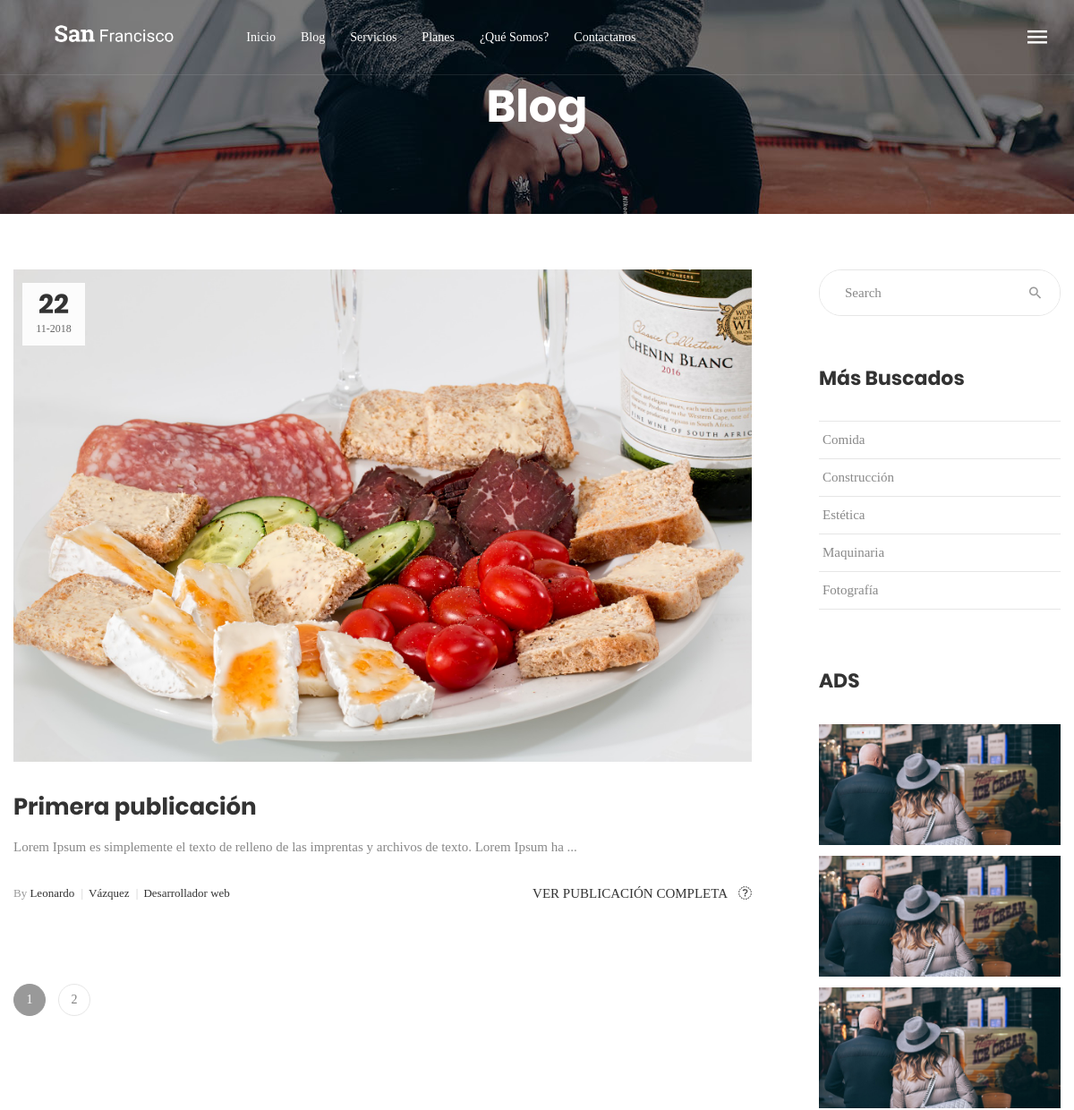
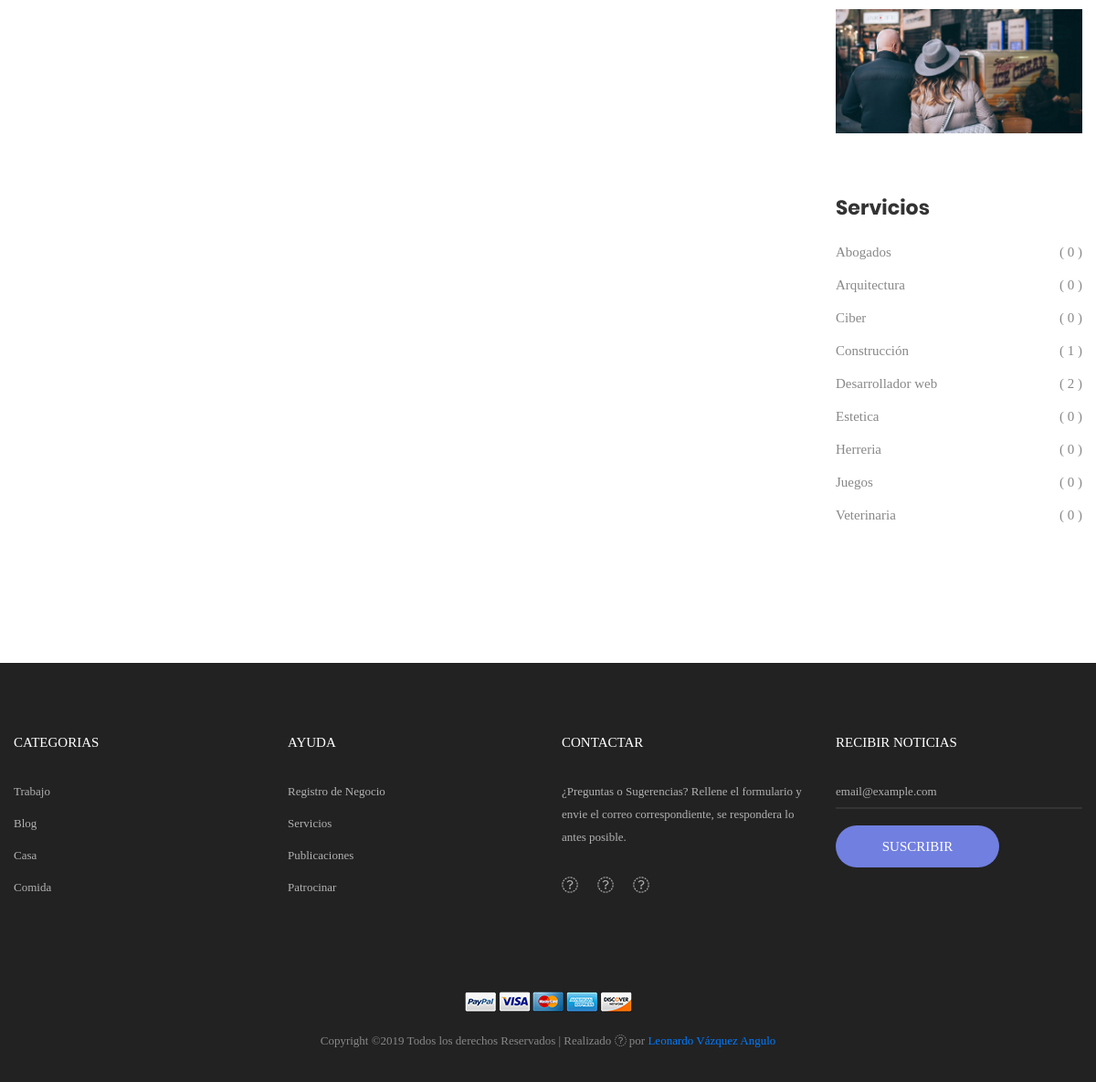
Screenshot of /Blog.php with the database file from the repository (2 pictures, top to bottom).
### tables this page shows
CREATE TABLE `servicios` (
  `id` int(11) NOT NULL,
  `nombre` varchar(20) NOT NULL,
  `imagen` varchar(20) NOT NULL
);

CREATE TABLE `publicacion` (
  `id` int(11) NOT NULL,
  `iduser` int(11) NOT NULL,
  `fecha` date NOT NULL,
  `titulo` varchar(45) NOT NULL,
  `imagen` varchar(60) NOT NULL,
  `descripcion` text NOT NULL,
  `estado` enum('AC','IN','BAN') NOT NULL
);

CREATE TABLE `usuarios` (
  `idUsuario` int(11) NOT NULL,
  `nombre` varchar(45) NOT NULL,
  `apellidos` varchar(45) NOT NULL,
  `correo` varchar(45) NOT NULL,
  `contraseña` varchar(45) NOT NULL,
  `tipoUser` int(11) NOT NULL,
  `validar` int(11) NOT NULL
);

### Blog.php (called while the page is built)
<?php
require_once 'config/config.php';
require_once 'Admin/functions.php';
$conexion = conexion($bd_config);
require 'views/blog.view.php';
?>

### Admin/functions.php (called while the page is built, shortened)
<?php
function searchService($conexion){
    $sentencia = $conexion->prepare("SELECT * FROM servicios ORDER BY nombre ASC");
	$sentencia->execute();
	return $sentencia->fetchAll();
}
function mostrarPost($conexion){
	$sql	= "SELECT
	serv.id,
	serv.nombre AS servicio ,
	user.idUsuario,
	user.nombre AS nameU,
	user.apellidos,
	Uinf.imagenServicio,
	pub.id AS idPub,
	pub.fecha,
	pub.titulo,
	pub.imagen,
	pub.estado,
	pub.descripcion
	FROM
		servicios AS serv INNER JOIN
		usuarios AS user INNER JOIN
		trabajadores AS tb INNER JOIN
		usersinfo AS Uinf INNER JOIN
		publicacion AS pub
	WHERE
		tb.idUsuario = user.idUsuario AND
		tb.idServicio = serv.id AND
		user.idUsuario = Uinf.idUser AND
		pub.iduser = user.idUsuario
		ORDER BY
		tb.fechaRegistro ASC;";
 	$sentencia = $conexion->prepare($sql);
	$sentencia->execute();
	$resultado = $sentencia->fetchAll();
	return $resultado;
}
function servicioUnico($conexion,$id){
	$sql = "SELECT count(*) AS contador FROM trabajadores WHERE idServicio=$id";
	$sentencia = $conexion->prepare($sql);
	$sentencia->execute();
	$resultado = $sentencia->fetchAll();
	return $resultado[0];
}
function fechaPub($fecha){
	$date = explode("-",$fecha);
	$anio = $date[0];
	$mes  = $date[1];
	$dia  = $date[2];
	$fecha = array($anio,$mes,$dia);
	return $fecha;
}
?>

### views/blog.view.php (the view)
<?php require 'views/header.php';?>
	<section class="bg-img1 txt-center p-lr-15 p-tb-92" style="background-image: url('images/bg-02.jpg');">
		<h2 class="ltext-105 cl0 txt-center">
			Blog
		</h2>
	</section>
	<section class="bg0 p-t-62 p-b-60">
		<div class="container">
			<div class="row">
				<div class="col-md-8 col-lg-9 p-b-80">
					<div class="p-r-45 p-r-0-lg">
						<?php
							$publicacion = mostrarPost($conexion);
							for ($i=0; $i <sizeof($publicacion) ; $i++){
							$fecha =fechaPub($publicacion[$i]['fecha']);
							?>
							<div class="p-b-63">
								<a href="<?php echo $links_contenido['publicaciones'] .'?idPub='.$publicacion[$i]['idPub'];?>" class="hov-img0 how-pos5-parent">
									<img src="Users_images/usuarios/<?php echo $publicacion[$i]['imagen'];?>" alt="IMG-BLOG">
									<div class="flex-col-c-m size-123 bg9 how-pos5">
										<span class="ltext-107 cl2 txt-center">
											<?php echo $fecha[2];?>
										</span>
										<span class="stext-109 cl3 txt-center">
											<?php echo $fecha[1] .'-'. $fecha[0];?>
										</span>
									</div>
								</a>
								<div class="p-t-32">
									<h4 class="p-b-15">
										<a href="<?php echo $links_contenido['publicaciones'] .'?idPub='.$publicacion[$i]['idPub'];?>" class="ltext-108 cl2 hov-cl1 trans-04">
											<?php echo $publicacion[$i]['titulo'];?>
										</a>
									</h4>
									<p class="stext-117 cl6">
										<?php $texto= $publicacion[$i]['descripcion'];
												$concatenado ="";
												for ($j=0; $j < strlen($texto) && $j<100; $j++) {
													$concatenado .= $texto[$j];
												}
												echo $concatenado . " ... ";
											?>
									</p>
									<div class="flex-w flex-sb-m p-t-18">
										<span class="flex-w flex-m stext-111 cl2 p-r-30 m-tb-10">
											<span>
												<span class="cl4">By</span> <?php echo $publicacion[$i]['nameU'];?>
												<span class="cl12 m-l-4 m-r-6">|</span>
											</span>
											<span>
												<?php echo $publicacion[$i]['apellidos'];?>
												<span class="cl12 m-l-4 m-r-6">|</span>
											</span>
											<span>
												<?php echo $publicacion[$i]['servicio'];?>
											</span>
										</span>
										<a href="<?php echo $links_contenido['publicaciones'] .'?idPub='.$publicacion[$i]['idPub'];?>" class="stext-101 cl2 hov-cl1 trans-04 m-tb-10">
											Ver publicación Completa
											<i class="fa fa-long-arrow-right m-l-9"></i>
										</a>
									</div>
								</div>
							</div>
						<?php }?>
						<div class="flex-l-m flex-w w-full p-t-10 m-lr--7">
							<a href="#" class="flex-c-m how-pagination1 trans-04 m-all-7 active-pagination1">
								1
							</a>
							<a href="#" class="flex-c-m how-pagination1 trans-04 m-all-7">
								2
							</a>
						</div>
					</div>
				</div>
				<div class="col-md-4 col-lg-3 p-b-80 float-right" >
					<div class="side-menu">
						<div class="bor17 of-hidden pos-relative">
							<input class="stext-103 cl2 plh4 size-116 p-l-28 p-r-55" type="text" name="search" placeholder="Search">
							<button class="flex-c-m size-122 ab-t-r fs-18 cl4 hov-cl1 trans-04">
								<i class="zmdi zmdi-search"></i>
							</button>
						</div>
						<div class="p-t-55">
							<h4 class="mtext-112 cl2 p-b-33">
								Más Buscados
							</h4>
							<ul>
								<li class="bor18">
									<a href="#" class="dis-block stext-115 cl6 hov-cl1 trans-04 p-tb-8 p-lr-4">
										Comida
									</a>
								</li>
								<li class="bor18">
									<a href="#" class="dis-block stext-115 cl6 hov-cl1 trans-04 p-tb-8 p-lr-4">
										Construcción
									</a>
								</li>
								<li class="bor18">
									<a href="#" class="dis-block stext-115 cl6 hov-cl1 trans-04 p-tb-8 p-lr-4">
										Estética
									</a>
								</li>
								<li class="bor18">
									<a href="#" class="dis-block stext-115 cl6 hov-cl1 trans-04 p-tb-8 p-lr-4">
										Maquinaria
									</a>
								</li>
								<li class="bor18">
									<a href="#" class="dis-block stext-115 cl6 hov-cl1 trans-04 p-tb-8 p-lr-4">
                                        Fotografía
									</a>
								</li>
							</ul>
						</div>
						<div class="p-t-65">
							<h4 class="mtext-112 cl2 p-b-33">
								ADS
							</h4>
							<ul>
								<li class="flex-w flex-t p-b-2">
                                    <div class="p-b-10">
                                        <a href="blog-detail.html" class="hov-img0 how-pos5-parent">
                                            <img src="images/blog-04.jpg" alt="IMG-BLOG">
                                        </a>
                                    </div>
								</li>
                                <li class="flex-w flex-t p-b-2">
                                    <div class="p-b-10">
                                        <a href="blog-detail.html" class="hov-img0 how-pos5-parent">
                                            <img src="images/blog-04.jpg" alt="IMG-BLOG">
                                        </a>
                                    </div>
								</li>
                                <li class="flex-w flex-t p-b-2">
                                    <div class="p-b-10">
                                        <a href="blog-detail.html" class="hov-img0 how-pos5-parent">
                                            <img src="images/blog-04.jpg" alt="IMG-BLOG">
                                        </a>
                                    </div>
								</li>
                                <li class="flex-w flex-t p-b-2">
                                    <div class="p-b-10">
                                        <a href="blog-detail.html" class="hov-img0 how-pos5-parent">
                                            <img src="images/blog-04.jpg" alt="IMG-BLOG">
                                        </a>
                                    </div>
								</li>
							</ul>
						</div>
						<div class="p-t-55">
							<h4 class="mtext-112 cl2 p-b-20">
								Servicios
							</h4>
							<ul>
								<?php $serviciosC = searchService($conexion);?>
                                <?php for ($i=0; $i < sizeof($serviciosC); $i++) {
									$contador=servicioUnico($conexion,$serviciosC[$i]['id']); ?>
								<li class="p-b-7">
									<a href="<?php echo $links_contenido['serviciosDetalles'] .'?search='.$serviciosC[$i]['id'];?>" class="flex-w flex-sb-m stext-115 cl6 hov-cl1 trans-04 p-tb-2">
										<span>
											<?php echo $serviciosC[$i]['nombre'];?>
										</span>
										<span>
											( <?php echo  ' ' .$contador[0] . ' '; ?> )
										</span>
									</a>
								</li>
								<?php } ?>
							</ul>
						</div>
					</div>
				</div>
			</div>
		</div>
	</section>
<?php require 'views/footer.php';?>

### css/main.css (style rules this page uses)
.container { max-width: 1380px; }
@media (max-width: 1600px) { .container { max-width: 1200px; } }
.cl0 { color: #fff; }
.cl2 { color: #333; }
.cl3 { color: #666; }
.cl4 { color: #999; }
.cl6 { color: #888; }
.cl12 { color: #ccc; }
.stext-101 { font-family: Poppins-Medium; font-size: 15px; line-height: 1.466667; text-transform: uppercase; }
.stext-103 { font-family: Poppins-Regular; font-size: 15px; line-height: 1.466667; }
.stext-109 { font-family: Poppins-Regular; font-size: 12px; line-height: 1.833333; }
.stext-111 { font-family: Poppins-Regular; font-size: 13px; line-height: 1.6923; }
.stext-115 { font-family: Poppins-Regular; font-size: 15px; line-height: 1.666667; }
.stext-117 { font-family: Poppins-Light; font-size: 15px; line-height: 1.666667; }
.mtext-112 { font-family: Poppins-Bold; font-size: 22px; line-height: 1.333333; }
.ltext-105 { font-family: Poppins-Bold; font-size: 50px; line-height: 1.1; }
.ltext-107 { font-family: Poppins-Bold; font-size: 30px; line-height: 1.1; }
.ltext-108 { font-family: Poppins-Bold; font-size: 26px; line-height: 1.3846; }
.size-116 { width: 100%; height: 50px; }
.size-122 { width: 55px; height: 100%; }
.size-123 { width: 70px; min-height: 70px; }
.bg0 { background-color: #fff; }
.bg9 { background-color: rgba(255,255,255,0.9); }
.bg-img1 { background-size: cover; background-position: center center; background-repeat: no-repeat; }
.bor17 { border: 1px solid #e6e6e6; border-radius: 25px; }
.bor18 { border-top: 1px solid #e6e6e6; }
.bor18:last-child { border-bottom: 1px solid #e6e6e6; }
.how-pagination1 { font-family: Poppins-Regular; font-size: 14px; color: #808080; width: 36px; height: 36px; border-radius: 50%; border: 1px solid #e6e6e6; }
.active-pagination1 { background-color: #999; border-color: #999; color: #fff; }
.how-pos5-parent { position: relative; }
.how-pos5 { position: absolute; top: 15px; left: 10px; }
.hov-img0 { display: block; overflow: hidden; }
.hov-img0 img { width: 100%; -webkit-transition: transform 0.9s ease; -o-transition: transform 0.9s ease; -moz-transition: transform 0.9s ease; transition: transform 0.9s ease; }

### rows the page displays
servicios: publicacion.imagen (picture), publicacion.fecha "22", publicacion.fecha "11", publicacion.fecha "2018", publicacion.titulo "Primera publicación", concatenado "Lorem Ipsum es simplemente el texto de relleno de las imprentas y archivos de texto. Lorem Ipsum ha", usuarios.nombre "Leonardo", usuarios.apellidos "Vázquez", nombre "Desarrollador web", contador "2"
servicios: nombre "Abogados", contador "0"
servicios: nombre "Arquitectura", contador "0"
servicios: nombre "Ciber", contador "0"
servicios: nombre "Construcción", contador "1"
servicios: nombre "Estetica", contador "0"
servicios: nombre "Herreria", contador "0"
servicios: nombre "Juegos", contador "0"
servicios: nombre "Veterinaria", contador "0"
